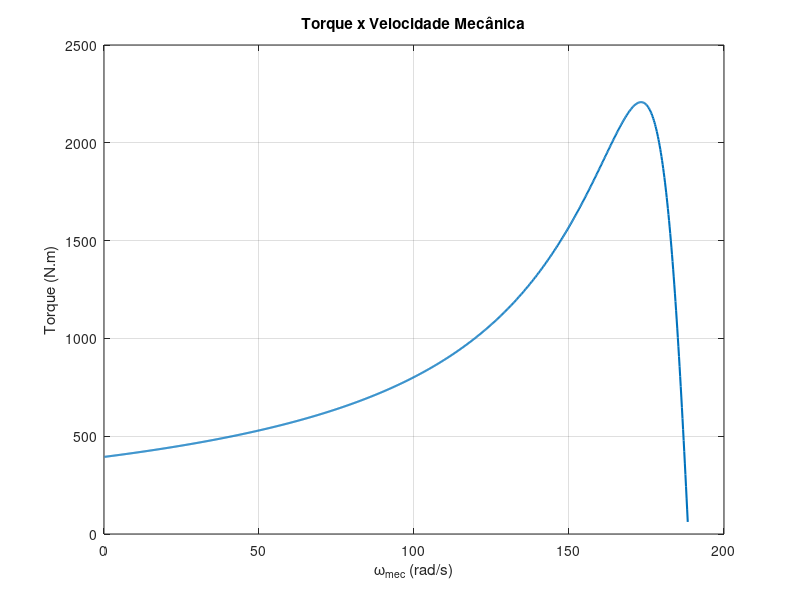
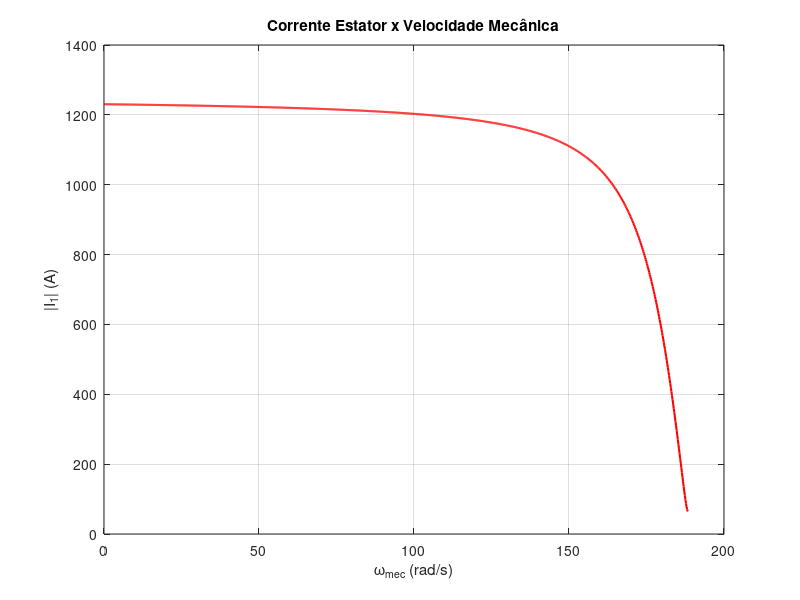
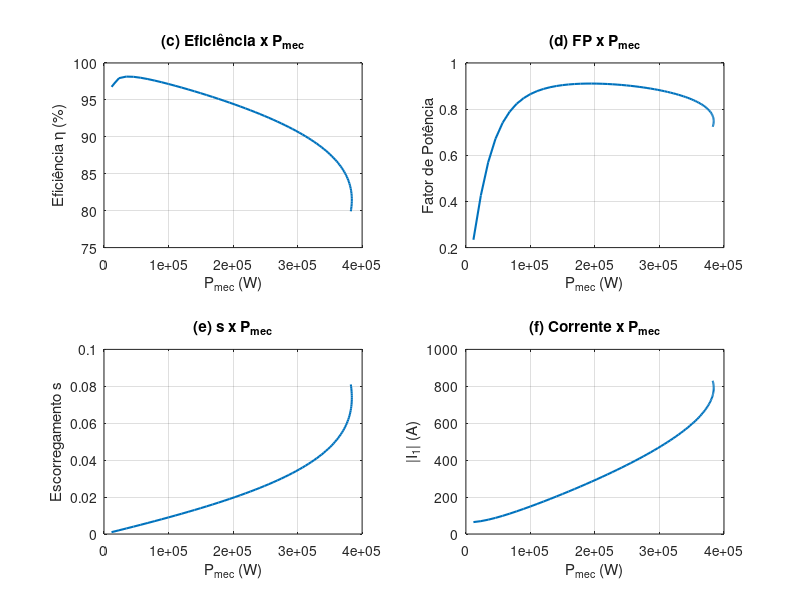

The MATLAB source for these figures, in order:
%% Dados do Motor (Modelo 6)
Pn_watt = 111900;   % Potência mecânica nominal (W)
Vn_line = 460;      % Tensão nominal de linha (V)
fn = 60;            % Frequência nominal (Hz)
p = 2;              % Pares de polos

% Parâmetros do Circuito Equivalente 
Rs = 0.0302;        % Resistência do estator (Ohms)
Lls = 0.000283;     % Indutância de dispersão do estator (H)
Rr_linha = 0.01721; % Resistência do rotor referida (Ohms)
Llr_linha = 0.000283; % Indutância de dispersão do rotor (H)
Lm = 0.01095;       % Indutância mútua (H)

%% 1. Cálculos Preliminares
omega_e = 2 * pi * fn;          % Frequência angular elétrica (rad/s)
Xs = omega_e * Lls;             % Reatância do estator
Xr_linha = omega_e * Llr_linha; % Reatância do rotor
Xm = omega_e * Lm;              % Reatância de magnetização
Vph = Vn_line / sqrt(3);        % Tensão de fase (V)
n_sinc = (60 * fn) / p;         % Velocidade síncrona (rpm)
omega_sinc = (2 * pi * n_sinc) / 60; % Vel. síncrona (rad/s)

%% 2. Definição do Ponto Nominal
% Vamos usar o escorregamento nominal calculado no Cap 2 do relatório: 1.02%
s_nom = 0.0102;

% Função auxiliar para calcular circuito
calc_motor = @(s, Vph, Rs, Xs, Rr_linha, Xr_linha, Xm, omega_sinc) ...
    deal( ...
        Vph ./ ((Rs + 1j*Xs) + (1j*Xm .* (Rr_linha./s + 1j*Xr_linha)) ./ (1j*Xm + (Rr_linha./s + 1j*Xr_linha))), ... % I1 (Fasor)
        (3 * abs(Vph ./ ((Rs + 1j*Xs) + (1j*Xm .* (Rr_linha./s + 1j*Xr_linha)) ./ (1j*Xm + (Rr_linha./s + 1j*Xr_linha)))).^2 .* (abs(1j*Xm ./ (1j*Xm + (Rr_linha./s + 1j*Xr_linha)))).^2 .* (Rr_linha./s)) ./ omega_sinc ... % Torque
    );

% Calcular valores nominais de referência
[I1_nom_phasor, T_nom] = calc_motor(s_nom, Vph, Rs, Xs, Rr_linha, Xr_linha, Xm, omega_sinc);
I1_nom = abs(I1_nom_phasor);

%% 3. Questão 3 - Parte A e B (Curvas Completas)
% Vetor de escorregamento completo
s_full = 0.001:0.001:1;

% Inicializar vetores
I1_full_abs = zeros(size(s_full));
Torque_full = zeros(size(s_full));
nmec_full = n_sinc * (1 - s_full);      % Velocidade em RPM
wmec_full = omega_sinc * (1 - s_full);  % Velocidade em rad/s

% Loop de cálculo para curva completa
for k = 1:length(s_full)
    % Impedância do Rotor
    Zr = (Rr_linha / s_full(k)) + 1j*Xr_linha;
    % Impedância de Magnetização
    Zm = 1j*Xm;
    % Impedância Paralela (Rotor // Magnetização)
    Zpar = (Zm * Zr) / (Zm + Zr);
    % Impedância Equivalente Total
    Zeq = (Rs + 1j*Xs) + Zpar;
    
    % Corrente do Estator (Fasor)
    I1 = Vph / Zeq;
    I1_full_abs(k) = abs(I1);
    
    % Divisor de corrente para achar I2 (Corrente do rotor)
    I2 = I1 * (Zm / (Zm + Zr));
    
    % Potência convertida e Torque
    P_conv = 3 * abs(I2)^2 * Rr_linha * (1 - s_full(k)) / s_full(k);
    if s_full(k) == 0 % Evitar divisão por zero se s=0
       Torque_full(k) = 0;
    else
       Torque_full(k) = P_conv / wmec_full(k);
    end
end

% Plotagem Curvas (a) e (b)
figure('Name', 'Torque x Velocidade Mecânica');
plot(wmec_full, Torque_full, 'LineWidth', 1.5);
grid on;
xlabel('\omega_{mec} (rad/s)'); ylabel('Torque (N.m)');
title('Torque x Velocidade Mecânica');

figure('Name', 'Corrente Estator x Velocidade Mecânica');
plot(wmec_full, I1_full_abs, 'r', 'LineWidth', 1.5);
grid on;
xlabel('\omega_{mec} (rad/s)'); ylabel('|I_1| (A)');
title('Corrente Estator x Velocidade Mecânica');

%% 4. Questão 3 - Parte C a F (Região de Operação)
% Encontrar Torque Máximo e Escorregamento Correspondente
[T_max, idx_max] = max(Torque_full);
s_Tmax = s_full(idx_max);

% Novo vetor de escorregamento
s_op = 0.001:0.001:s_Tmax;

% Inicializar vetores de operação
eta_op = zeros(size(s_op)); % Eficiência
fp_op = zeros(size(s_op));  % Fator de potência
Pmec_op = zeros(size(s_op)); % Potência Mecânica de Saída
I1_op_abs = zeros(size(s_op));

for k = 1:length(s_op)
    s = s_op(k);
    nmec = n_sinc * (1 - s);
    wmec = omega_sinc * (1 - s);
    
    % Recálculo das impedâncias
    Zr = (Rr_linha / s) + 1j*Xr_linha;
    Zm = 1j*Xm;
    Zpar = (Zm * Zr) / (Zm + Zr);
    Zeq = (Rs + 1j*Xs) + Zpar;
    
    % Correntes
    I1 = Vph / Zeq;
    I1_op_abs(k) = abs(I1);
    I2 = I1 * (Zm / (Zm + Zr));
    
    % Potências
    Pin = 3 * real(Vph * conj(I1)); % Potência ativa de entrada
    P_conv = 3 * abs(I2)^2 * Rr_linha * (1 - s) / s;
    
    % Considerando P_mec = P_conv (desprezando perdas rotacionais)
    Pmec_op(k) = P_conv; 
    
    % Eficiência e Fator de Potência
    eta_op(k) = (Pmec_op(k) / Pin) * 100; % Em %
    fp_op(k) = cos(angle(Vph) - angle(I1));
end

% Plotagem Curvas (c) a (f)
figure('Name', 'Curvas na Região de Operação');
subplot(2,2,1);
plot(Pmec_op, eta_op, 'LineWidth', 1.5); grid on;
xlabel('P_{mec} (W)'); ylabel('Eficiência \eta (%)'); title('(c) Eficiência x P_{mec}');

subplot(2,2,2);
plot(Pmec_op, fp_op, 'LineWidth', 1.5); grid on;
xlabel('P_{mec} (W)'); ylabel('Fator de Potência'); title('(d) FP x P_{mec}');

subplot(2,2,3);
plot(Pmec_op, s_op, 'LineWidth', 1.5); grid on;
xlabel('P_{mec} (W)'); ylabel('Escorregamento s'); title('(e) s x P_{mec}');

subplot(2,2,4);
plot(Pmec_op, I1_op_abs, 'LineWidth', 1.5); grid on;
xlabel('P_{mec} (W)'); ylabel('|I_1| (A)'); title('(f) Corrente x P_{mec}');

%% 5. Questão 3 - Dados Tabulados (G a O)
% Partida (s = 1)
[I_start_phasor, T_start] = calc_motor(1, Vph, Rs, Xs, Rr_linha, Xr_linha, Xm, omega_sinc);
I_start_abs = abs(I_start_phasor);

% Torque Máximo (já calculado anteriormente como T_max e s_Tmax)
% Corrente no Torque Máximo
[I_Tmax_phasor, ~] = calc_motor(s_Tmax, Vph, Rs, Xs, Rr_linha, Xr_linha, Xm, omega_sinc);
I_Tmax_abs = abs(I_Tmax_phasor);

% Exibir Tabela no Command Window
fprintf('\n--- Tabela de Resultados (g a o) ---\n');
fprintf('(g) Corrente de partida (|I1,p|): %.2f A\n', I_start_abs);
fprintf('(h) Razão Ip/Inom: %.2f\n', I_start_abs / I1_nom);
fprintf('(i) Torque de partida (Tp): %.2f N.m\n', T_start);
fprintf('(j) Razão Tp/Tnom: %.2f\n', T_start / T_nom);
fprintf('(k) Corrente no Torque Máximo: %.2f A\n', I_Tmax_abs);
fprintf('(l) Razão I_Tmax/Inom: %.2f\n', I_Tmax_abs / I1_nom);
fprintf('(m) Torque Máximo (Tmax): %.2f N.m\n', T_max);
fprintf('(n) Escorregamento de Tmax: %.4f\n', s_Tmax);
fprintf('(o) Razão Tmax/Tnom: %.2f\n', T_max / T_nom);

%% 6. Questão 3 - A Vazio (P a Q)
s_vazio = 0.001;

% Recalcular circuito para s_vazio
Zr_vazio = (Rr_linha / s_vazio) + 1j*Xr_linha;
Zm_vazio = 1j*Xm;
Zpar_vazio = (Zm_vazio * Zr_vazio) / (Zm_vazio + Zr_vazio);
Zeq_vazio = (Rs + 1j*Xs) + Zpar_vazio;

I1_vazio_phasor = Vph / Zeq_vazio;
I1_vazio_abs = abs(I1_vazio_phasor);
I1_vazio_angle_deg = angle(I1_vazio_phasor) * (180/pi);
fp_vazio = cos(angle(Vph) - angle(I1_vazio_phasor));

fprintf('\n--- Operação a Vazio (p a q) ---\n');
fprintf('(p) Fasor Corrente a Vazio: %.2f /_ %.2f° A\n', I1_vazio_abs, I1_vazio_angle_deg);
fprintf('(q) Fator de Potência a Vazio: %.4f\n', fp_vazio);